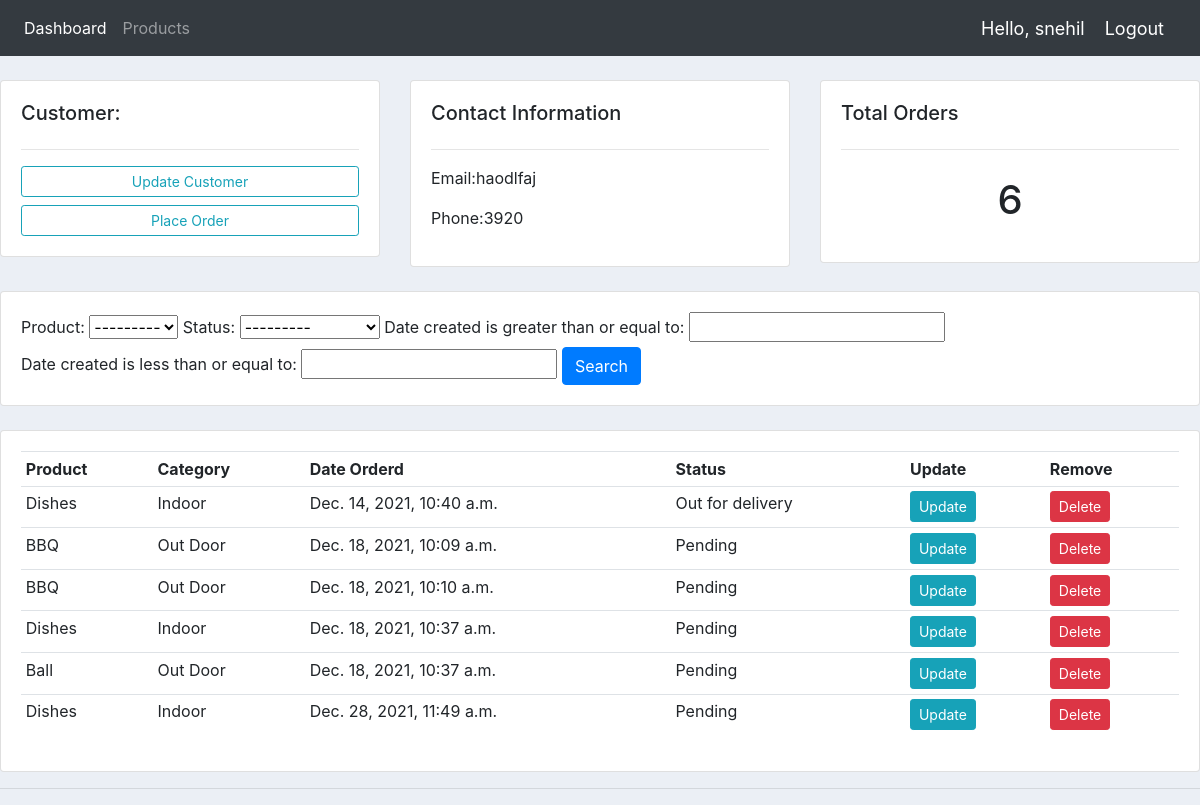
The app's page /customer/1/ (signed in) with its own data.
### accounts/models.py (models this page shows, shortened)
class Customer(models.Model):
	user = models.OneToOneField(User, null=True, blank=True, on_delete=models.CASCADE)
	name = models.CharField(max_length=200, null=True)
	phone = models.CharField(max_length=200, null=True)
	email = models.CharField(max_length=200, null=True)
	profile_pic = models.ImageField(default ='profile_pic.png',null=True,blank=True)
	date_created = models.DateTimeField(auto_now_add=True, null=True)

class Order(models.Model):
	STATUS = (
			('Pending', 'Pending'),
			('Out for delivery', 'Out for delivery'),
			('Delivered', 'Delivered'),
			)
	customer = models.ForeignKey(Customer, null=True, on_delete=models.SET_NULL)
	product = models.ForeignKey(Product, null=True, on_delete=models.SET_NULL)
	date_created = models.DateTimeField(auto_now_add=True, null=True)
	status = models.CharField(max_length=200, null=True, choices=STATUS)

class Product(models.Model):
	CATEGORY = (
			('Indoor', 'Indoor'),
			('Out Door', 'Out Door'),
			)
	name = models.CharField(max_length=200, null=True)
	price = models.FloatField(null=True)
	category = models.CharField(max_length=200, null=True, choices=CATEGORY)
	description = models.CharField(max_length=200, null=True, blank=True)
	date_created = models.DateTimeField(auto_now_add=True, null=True)
	tags = models.ManyToManyField(Tag)
	def __str__(self):
		return str(self.name)

### accounts/decorators.py (the view)
        def wrapper_func(request,*args,**kwargs):
            group = None
            if request.user.groups.exists():
                group = request.user.groups.all()[0].name
            if group in allowed_roles:
                return view_func(request,*args,**kwargs)
            else:
                return HttpResponse('You are not authorised to view this page')

### accounts/views.py (called while the page is built)
@login_required(login_url='login')
@allowed_users(allowed_roles=['admin'])
def customer(request,pk_test):
    customer = Customer.objects.get(id=pk_test)
    orders = customer.order_set.all()
    order_count = orders.count()
    myFilter = OrderFilter(request.GET, queryset=orders)
    orders = myFilter.qs
    context = {'customer':customer,'orders':orders,'order_count':order_count,'myFilter':myFilter}
    return render(request,'accounts/customers.html',context)

### accounts/templates/accounts/customers.html
{% extends 'accounts/main.html' %}
{% block content %}
<br>
<div class="row">
	<div class="col-md">
		<div class="card card-body">
			<h5>Customer:</h5>
			<hr>
			<a class="btn btn-outline-info  btn-sm btn-block" href="">Update Customer</a>
			<a class="btn btn-outline-info  btn-sm btn-block" href="{% url 'create_order' customer.id %}">Place Order</a>
		</div>
	</div>
	<div class="col-md">
		<div class="card card-body">
			<h5>Contact Information</h5>
			<hr>
			<p>Email:{{customer.email}} </p>
			<p>Phone:{{customer.phone}} </p>
		</div>
	</div>
	<div class="col-md">
		<div class="card card-body">
			<h5>Total Orders</h5>
			<hr>
			<h1 style="text-align: center;padding: 10px">{{order_count}}</h1>
		</div>
	</div>
</div>
<br>
<div class="row">
	<div class="col">
		<div class="card card-body">
			<form method="get">
				{{myFilter.form}}
		    <button class="btn btn-primary" type="submit">Search</button>
		  </form>
		</div>
	</div>
</div>
<br>
<div class="row">
	<div class="col-md">
		<div class="card card-body">
			<table class="table table-sm">
				<tr>
					<th>Product</th>
					<th>Category</th>
					<th>Date Orderd</th>
					<th>Status</th>
					<th>Update</th>
					<th>Remove</th>
				</tr>
				{% for order in orders %}
				<tr>
					<td>{{order.product}}</td>
					<td>{{order.product.category}}</td>
					<td>{{order.date_created}}</td>
					<td>{{order.status}}</td>
					<td><a class="btn btn-sm btn-info" href="{% url 'update_order' order.id %}">Update</a></td>
						<td><a class="btn btn-sm btn-danger" href="{% url 'delete_order' order.id %}">Delete</a></td>
				</tr>
				{% endfor %}
			</table>
		</div>
	</div>
</div>
{% endblock %}

### accounts/templates/accounts/navbar.html (shortened to what this page needs)
{% load static %}
<nav class="navbar navbar-expand-lg navbar-dark bg-dark">
  <div class="collapse navbar-collapse" id="navbarNav">
    <ul class="navbar-nav">
      {% if request.user.is_staff %}
      <li class="nav-item active">
        <a class="nav-link" href="{% url 'home' %}">Dashboard</a>
      </li>
      <li class="nav-item">
        <a class="nav-link" href="{% url 'products' %}">Products</a>
      </li>
      {% else %}
       <li class="nav-item">
        <a class="nav-link" href="{% url 'account' %}">Settings</a>
      </li>
      {% endif %}
    </ul>
  </div>
  <span class="hello-msg">Hello, {{request.user}}</span>
  <span ><a  class="hello-msg" href="{% url 'logout' %}">Logout</a></span>
</nav>

### static/css/main.css (style rules this page uses)
body { background-color: #ebeff5; }

### accounts/templates/accounts/navbar.html (style rules this page uses)
.hello-msg { font-size: 18px; color: #fff; margin-right: 20px; }

### records on screen
Customer: email "haodlfaj", phone "3920"
Order: product "Dishes", product.category "Indoor", date_created "Dec. 14, 2021, 10:40 a.m.", status "Out for delivery"
Order: product "BBQ", product.category "Out Door", date_created "Dec. 18, 2021, 10:09 a.m.", status "Pending"
Order: product "BBQ", product.category "Out Door", date_created "Dec. 18, 2021, 10:10 a.m.", status "Pending"
Order: product "Dishes", product.category "Indoor", date_created "Dec. 18, 2021, 10:37 a.m.", status "Pending"
Order: product "Ball", product.category "Out Door", date_created "Dec. 18, 2021, 10:37 a.m.", status "Pending"
Order: product "Dishes", product.category "Indoor", date_created "Dec. 28, 2021, 11:49 a.m.", status "Pending"

### other values on screen
{{ request.user }} "snehil"
{{ order_count }} "6"
